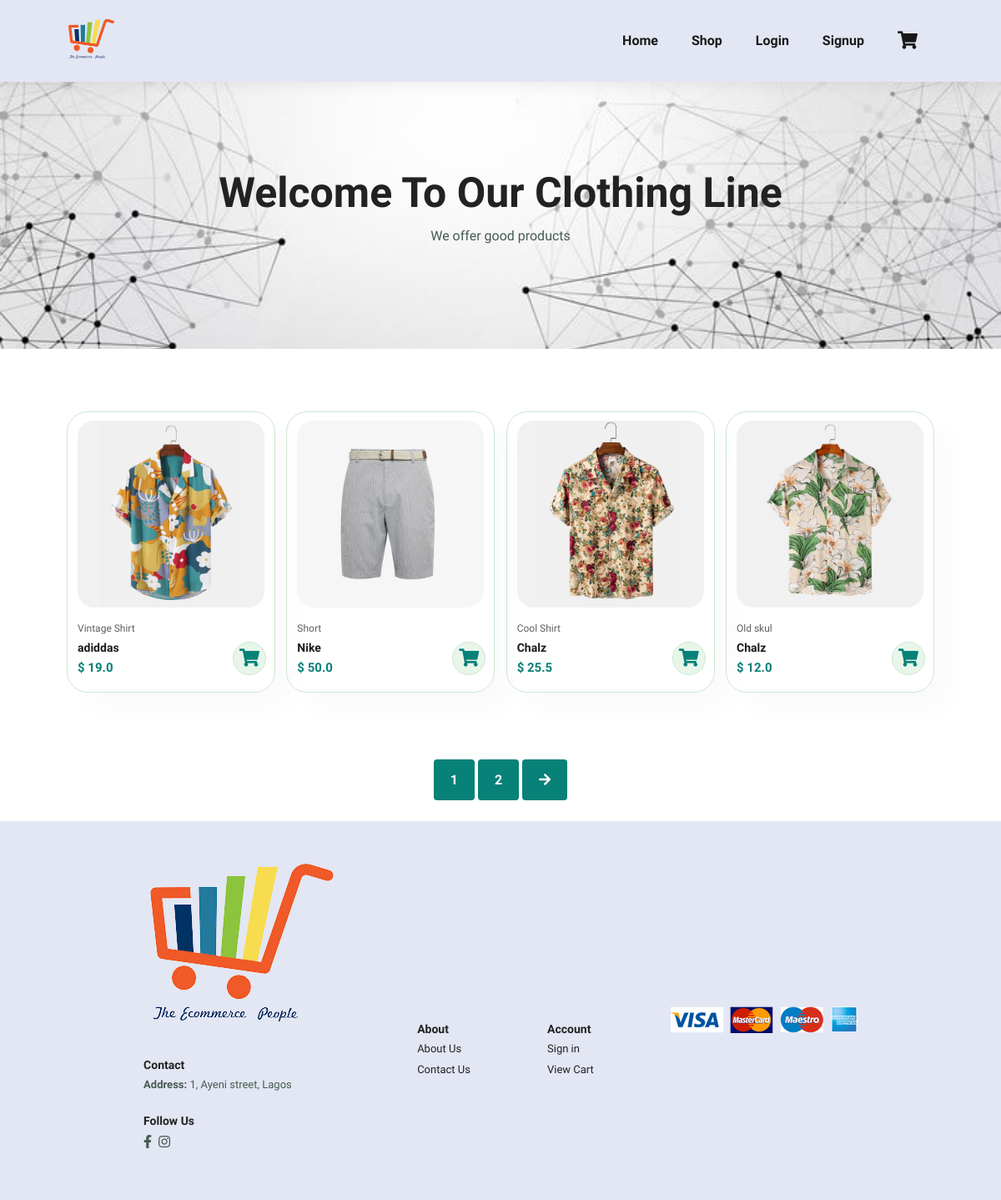
The app's page /shop/ with its own data.
### core/models.py (models this page shows, shortened)
class Item(models.Model):
    title = models.CharField(max_length=100)
    brand = models.CharField(max_length=100)
    price = models.FloatField()
    discount_price = models.FloatField(blank=True, null=True)
    category = models.CharField(choices=CATEGORY_CHOICES, max_length=20)
    slug = models.SlugField(unique=True)
    description = models.TextField()
    image = models.ImageField(blank=True, null=True)
    another = models.TextField(blank=True, null=True)
    sizes_of_items = models.ForeignKey(Size_Instance, on_delete=models.CASCADE)
    color_of_items = models.ForeignKey(Color_Instance, on_delete=models.CASCADE)
    def get_absolute_url(self):
        return reverse("product_page", kwargs={'slug': self.slug})

### core/views.py (the view)
# urls.py: path('shop/', ShopView.as_view(), name='shop_view'),
class ShopView(ListView):
	def get(self, *args, **kwargs):
		Items = Item.objects.all()
		context = {'Item':Items}
		return render(self.request, "shop.html", context)

### templates/shop.html
{% extends 'base.html' %}
{% load static %}
{% block content %}
    <link rel="stylesheet" href="{% static 'shop.css' %}">
    <section id="page-header">
        <h2>Welcome To Our Clothing Line</h2>
        <p>We offer good products</p>
    </section>
    <section id="product1" class="section-p1">
        <div class="pro-container">
            {% for item in Item %}
            <div class="pro">
                <a href="{{ item.get_absolute_url }}"><img src="{{item.image.url}}" alt=""></a>
                <div class="des">
                    <span>{{ item.title }}</span>
                    <h5>{{ item.brand }}</h5>
                    <h4>${% if item.discount_price %}
                        {{ item.discount_price }}
                      {% else %}
                        {{ item.price }}
                      {% endif %}</h4>
                </div>
                <a href="#" class="cart"><i class="fas fa-shopping-cart  fa-lg"></i></a>
            </div>
            {% endfor %}
        </div>
    </section>
    <section id="pagination" class="section-p1">
        <a href="#">1</a>
        <a href="#">2</a>
        <a href="#"><i class="fas fa-arrow-right"></i></a>
    </section>
{% endblock content %}

### static_files/main.css (style rules this page uses)
* { margin: 0; padding: 0; box-sizing: border-box; font-family: 'Spartan', sans-serif; }
h2 { font-size:50px; line-height: 54px; color: #222; }
h4 { font-size: 20px; color: #222 }
p { font-size: 16px; color: #465b52; margin: 15px 0 20px 0; }
.section-p1 { padding: 40px 80px; }
body { width: 100%; }
#product1 { text-align:center }
#product1 .pro-container { display: flex; justify-content: space-between; padding-top: 20px; flex-wrap: wrap; }
#product1 .pro { width: 23%; min-width: 250px; padding: 10px 12px; border: 1px solid #cce7d0; border-radius: 25px; cursor: pointer; box-shadow: 20px 20px 30px rgba(0,0,0,0.02); margin: 15px 0; transition: 0.2s ease; position: relative; }
#product1 .pro img { width: 100%; border-radius: 20px; }
#product1 .pro .des { text-align: start; padding: 10px 0; }
#product1 .pro .des span { color: #606063; font-size: 12px; }
#product1 .pro .des h5 { padding-top: 7px; color: #1a1a1a; font-size: 14px; }
#product1 .pro .des h4 { padding-top: 7px; font-size: 15px; font-weight: 700; color: #088178; }
#product1 .pro .cart { width: 40px; height: 40px; line-height: 40px; border-radius: 50px; background-color: #e8f6ea; font-weight: 500; color: #088178; border: 1px solid #cce7d0; position: absolute; bottom: 20px; right: 10px; }

### static_files/shop.css (style rules this page uses)
#page-header { background-image: url("img/banner.png"); width: 100%; height: 40vh; background-size: cover; display: flex; justify-content: center; text-align: center; flex-direction: column; padding: 14px; }
#pagination { text-align: center; }
#pagination a { text-decoration: none; background-color: #088178; padding: 15px 20px; border-radius: 4px; color: #fff; font-weight: 600; }
#pagination a i { font-size: 16px; font-weight: 600; }

### records on screen
Item: image (picture), title "Vintage Shirt", brand "adiddas", discount_price "19.0"
Item: image (picture), title "Short", brand "Nike", price "50.0"
Item: image (picture), title "Cool Shirt", brand "Chalz", discount_price "25.5"
Item: image (picture), title "Old skul", brand "Chalz", price "12.0"
